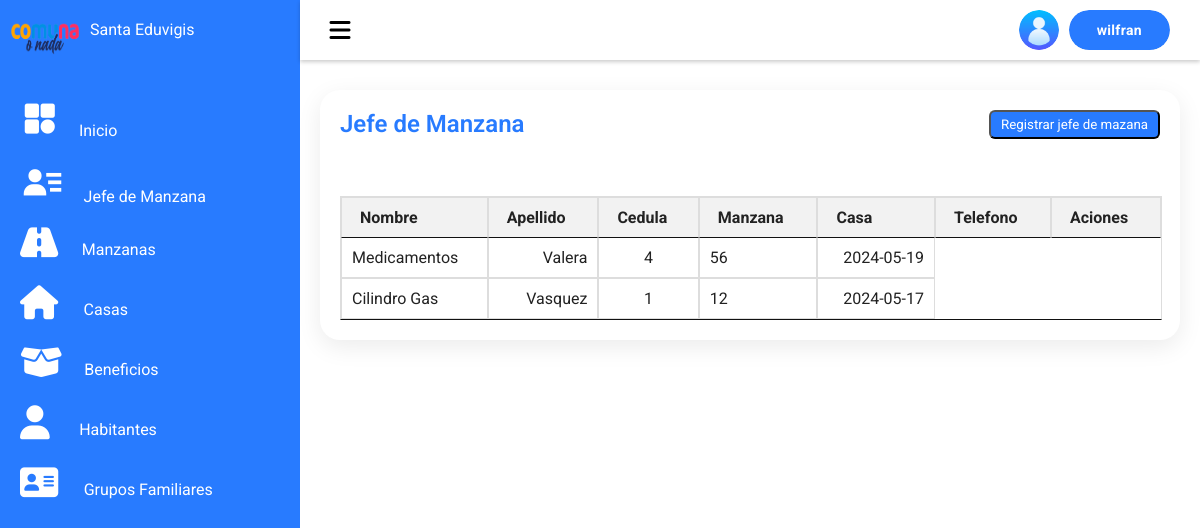
Screenshot of /php/jefe_manzana.php (signed in) with the database file from the repository.
### tables this page shows
CREATE TABLE `historicos_beneficios` (
  `id_hist_beneficio` int(10) NOT NULL,
  `id_usuario` int(10) NOT NULL,
  `id_tipo_usuario` int(10) NOT NULL,
  `id_grupo_flia` int(10) NOT NULL,
  `id_manzana` int(10) NOT NULL,
  `id_casa` int(10) NOT NULL,
  `id_beneficio` int(10) NOT NULL,
  `fecha` date NOT NULL,
  `descripcion` varchar(255) NOT NULL,
  `observacion` varchar(255) NOT NULL,
  `status` enum('Entregado','No Entregado') NOT NULL
);

CREATE TABLE `beneficios` (
  `id_beneficio` int(10) NOT NULL,
  `nombre_beneficio` varchar(60) NOT NULL,
  `fecha_entregado` date NOT NULL,
  `status` enum('Activo','Inactivo') NOT NULL
);

CREATE TABLE `grupos_familiares` (
  `id_grupo_flia` int(10) NOT NULL,
  `nombre_familia` varchar(60) NOT NULL,
  `status` enum('Activo','Inactivo') NOT NULL
);

CREATE TABLE `manzanas` (
  `id_manzana` int(10) NOT NULL,
  `id_jefe_manzana` int(10) DEFAULT NULL,
  `numero_manzana` int(10) NOT NULL,
  `descripcion` varchar(50) NOT NULL,
  `observacion` varchar(255) NOT NULL
);

CREATE TABLE `casas` (
  `id_casa` int(10) NOT NULL,
  `id_manzana` int(10) NOT NULL,
  `id_grupo_familiar` int(10) NOT NULL,
  `numero_casa` int(10) NOT NULL,
  `anexo_casa` varchar(60) NOT NULL,
  `ten_casa` enum('Propia','Alquilada') NOT NULL,
  `status` enum('Activo','Inactivo') NOT NULL
);

### controlador/controlador_beneficio/control_beneficio.php (the view, shortened to what this page needs)
<?php
    include '../controlador/conexion.php';
        $sql = "SELECT
            hb.fecha,
            gf.nombre_familia,
            m.numero_manzana,
            c.numero_casa,
            b.nombre_beneficio
        FROM
            historicos_beneficios hb
        JOIN
            grupos_familiares gf ON hb.id_grupo_flia = gf.id_grupo_flia
        JOIN
            casas c ON hb.id_casa = c.id_casa
        JOIN
            manzanas m ON c.id_manzana = m.id_manzana
        JOIN
            beneficios b ON hb.id_beneficio = b.id_beneficio
        ORDER BY
            hb.fecha DESC";
            $result = $conn->query($sql);
                if ($result->num_rows > 0) {
                    while ($row = $result->fetch_assoc()) {
                        echo '<tr>';
                        echo '<td>' . htmlspecialchars($row['nombre_beneficio']) . '</td>';
                        echo '<td>' . htmlspecialchars($row['nombre_familia']) . '</td>';
                        echo '<td>' . htmlspecialchars($row['numero_manzana']) . '</td>';
                        echo '<td>' . htmlspecialchars($row['numero_casa']) . '</td>';
                        echo '<td>' . htmlspecialchars($row['fecha']) . '</td>';
                        echo '</tr>';
                    }
                } else {
                    echo '<tr><td colspan="4">No se encontraron registros.</td></tr>';
                }
?>

### styles/styles.css (style rules this page uses)
table, th, td { border: 1px solid #ddd; }
th, td { padding: 8px; text-align: left; }
tr:nth-child(even) { background-color: #f9f9f9; }
* { margin: 0; padding: 0; box-sizing: border-box; font-family: "Roboto", sans-serif; }
:root { --blue: #287bff; --white: #fff; --grey: #f5f5f5; --black1: #222; --black2: #999; --fondo: #16161a; --titulos: #fffffe; --parrafos: #94a1b2; --botones: #7f5af0; --botontext: #fffffe; --atack: #010101; --principal: #fffffe; --destacar: #7f5af0; --secundary: #72757e; --terceary: #2cb67d; --rojo: #c82333; --azul: #3084f2; }
body { min-height: 100vh; overflow-x: hidden; }
.details .recentRegisters table tr { color: var(--black1); border-bottom: 1px solid rgba(0, 0, 0, 0.1); }
.details .recentRegisters table tr:last-child { border-bottom: none; }
.details .recentRegisters table tr td { padding: 10px; }
.details .recentRegisters table tr td:last-child { text-align: end; }
.details .recentRegisters table tr td:nth-child(2) { text-align: end; }
.details .recentRegisters table tr td:nth-child(3) { text-align: center; }

### rows the page displays
historicos_beneficios: id_beneficio.nombre_beneficio "Medicamentos", id_grupo_flia.nombre_familia "Valera", id_manzana.numero_manzana "4", id_casa.numero_casa "56", fecha "2024-05-19"
historicos_beneficios: id_beneficio.nombre_beneficio "Cilindro Gas", id_grupo_flia.nombre_familia "Vasquez", id_manzana.numero_manzana "1", id_casa.numero_casa "12", fecha "2024-05-17"
